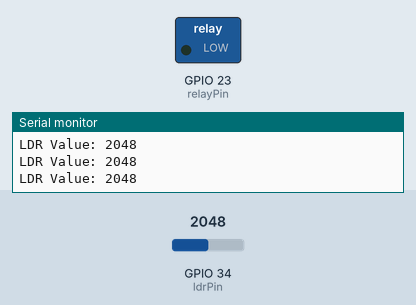
Recording of a sketch running on a simulated ESP32. On the bench: switched loads named in the sketch (green lamp = pin HIGH), the last lines printed to the serial monitor. Inputs (shaded band) come from the test bench; at power-on: GPIO 34 (ldrPin) = 2048.

Above: at 1.3 s.
1.4 s: GPIO 34 (ldrPin) set to 540
2.9 s: GPIO 34 (ldrPin) set to 472
At 3.8 s:
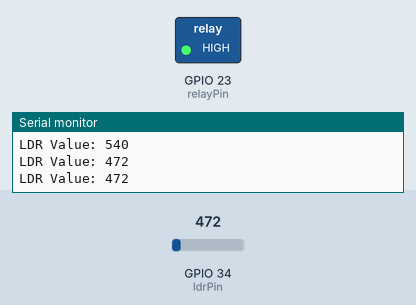
4.5 s: GPIO 34 (ldrPin) set to 1228
At 5.0 s:
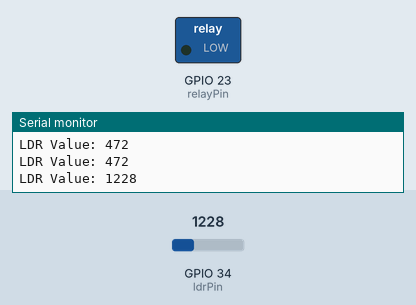
6.0 s: GPIO 34 (ldrPin) set to 491
At 7.4 s:
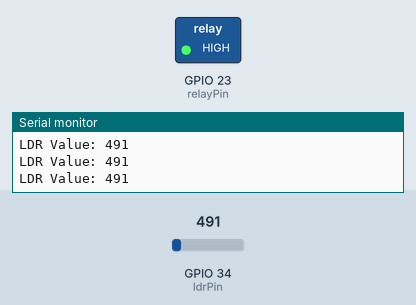
Timing chart, 0 to 8.5 s (numbered marks = the images above; inputs shaded):
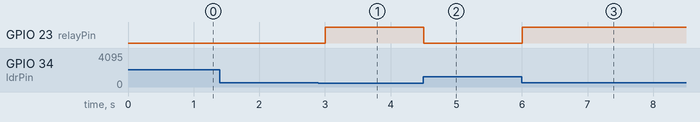

Measured:
- the behaviour switches between 500 and 499 on GPIO 34 (ldrPin) (found by bisection; images 0 and 1)
- after the input at 2.9 s, GPIO 23 (relayPin): LOW → HIGH after 0.10 s
- after the input at 4.5 s, GPIO 23 (relayPin): HIGH → LOW at once
- after the input at 6.0 s, GPIO 23 (relayPin): LOW → HIGH at once

The sketch:

sketch.ino
```cpp
const int ldrPin = 34;  // ADC pin for LDR
const int relayPin = 23; // Digital pin for relay control

int ldrValue = 0; // Variable to store the LDR value
int threshold = 500; // Threshold value for LDR to activate the relay

void setup() {
  Serial.begin(115200); // Start serial communication for debugging
  pinMode(ldrPin, INPUT); // Set the LDR pin as input
  pinMode(relayPin, OUTPUT); // Set the relay pin as output
  digitalWrite(relayPin, LOW); // Ensure relay is off initially
}

void loop() {
  ldrValue = analogRead(ldrPin); // Read the LDR value
  Serial.print("LDR Value: ");
  Serial.println(ldrValue); // Print the LDR value to the serial monitor

  // Check if the LDR value is below the threshold
  if (ldrValue < threshold) {
    digitalWrite(relayPin, HIGH); // Turn on the relay (and the LED)
  } else {
    digitalWrite(relayPin, LOW); // Turn off the relay (and the LED)
  }

  delay(500); // Wait for half a second before reading again
}
```
